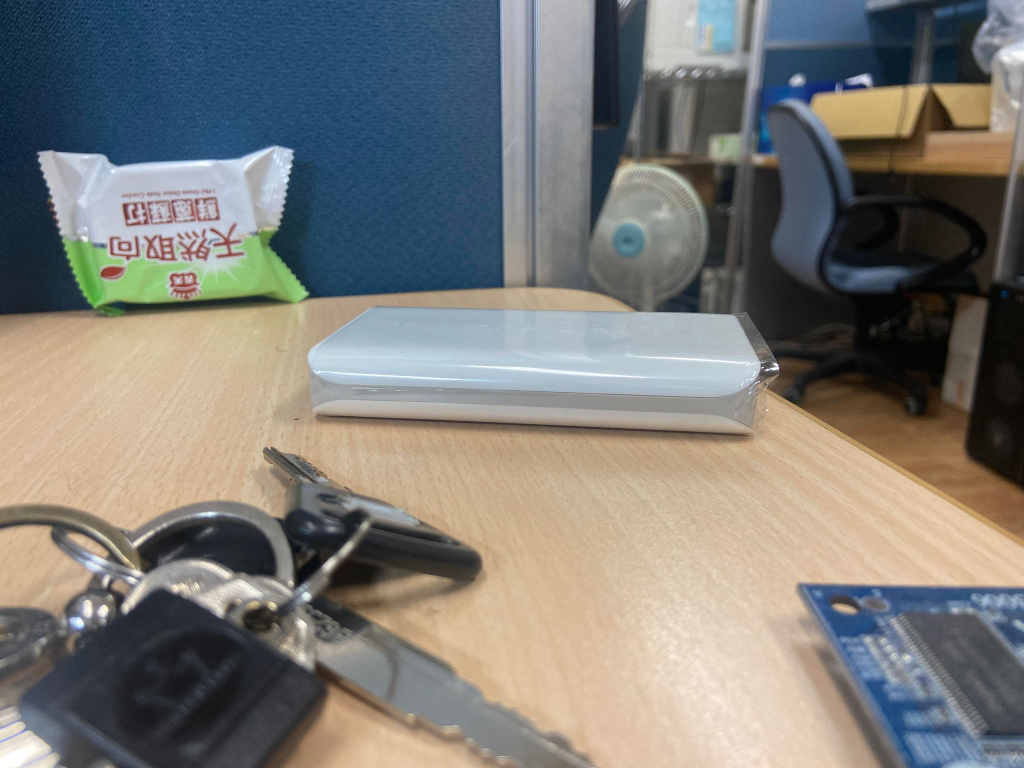
#> input picture data/raw/1.jpg, 2048 x 1536 px (shown at 1/2 size); its folder holds only this picture in this run
$ python main.py   (older library calls are emulated)
#> lines starting #> are read from the running program, lines starting #| are printed output that depends on the picture
import os
import cv2
import numpy as np
from tqdm import tqdm
import matplotlib.pyplot as plt
from scipy import ndimage

focal_stack_dir = './data/raw/'
lapla_stack_dir = './data/laplacian/'
sharpness_dir = './data/sharpness/'
align_dir = './data/align/'
# output directory
os.makedirs(lapla_stack_dir, exist_ok=True)
os.makedirs(sharpness_dir, exist_ok=True)
os.makedirs(align_dir, exist_ok=True)

# calculate sharpness by local variance of Laplacian
def local_variance(lapla, win_rows, win_cols):
    lapla_mean = ndimage.uniform_filter(lapla, (win_rows, win_cols))
    lapla_sqr_mean = ndimage.uniform_filter(lapla**2, (win_rows, win_cols))
    lapla_var = lapla_sqr_mean - lapla_mean**2
    lapla_var = cv2.blur(lapla_var, ksize=(win_rows, win_cols))
    return lapla_var

# read focal stack
focal_stack = []
for fname in sorted(os.listdir(focal_stack_dir)):
    img = cv2.imread(os.path.join(focal_stack_dir, fname))
#> img is the input picture: shape (1536, 2048, 3); mean B, G, R 119.6, 123.8, 125.2
    if img is None:
        print (f'Error opening image {fname}')
        exit(-1)
    focal_stack.append(img)
focal_stack = np.array(focal_stack)

N, H, W, C = focal_stack.shape
#> N = 1; H = 1536; W = 2048; C = 3

#%% alignment
# naive optimization
max_scale = 1.2
steps = 50
scale = np.arange(start=1, stop=max_scale, step=(max_scale-1)/steps)

for i, img in enumerate(focal_stack):
    # NOTE: 0.jpg is the image that focus on the nearest object
    if i == 0:
        cv2.imwrite(os.path.join(align_dir, f'0.jpg'), focal_stack[0])
        continue
    # use template matching to find the scaling ratio and offset parameters
    found = None
    for s in tqdm(scale):
        resized = cv2.resize(focal_stack[i], (int(W * s), int(H * s)))
        result = cv2.matchTemplate(resized, focal_stack[0], cv2.TM_CCOEFF)
        (_, correlation, _, location) = cv2.minMaxLoc(result)

        if found is None or correlation > found[0]:
            found = (correlation, location, s)

    _, (x, y), s = found
    print(f'focal stack [{i}] is matched using (s, x, y) = ({s}, {x}, {y})')
    aligned = cv2.resize(focal_stack[i], (int(W * s), int(H * s)))
    aligned = aligned[y:y+H, x:x+W]
    cv2.imwrite(os.path.join(align_dir, f'{i}.jpg'), aligned)
#> this loop made 1 pass

#%% sharpness
# calculate sharpness
lapla_stack = np.zeros((N, H, W))
lapla_var_stack = np.zeros((N, H, W))
win_rows, win_cols = H//20, W//20
#> win_rows = 76; win_cols = 102
for i, img in enumerate(focal_stack):
    gray = cv2.cvtColor(img, cv2.COLOR_BGR2GRAY)
    lapla = cv2.Laplacian(gray, ksize=5, ddepth=cv2.CV_32F)
    lapla = cv2.blur(lapla, ksize=(H//20, W//20))
    lapla_stack[i, :, :] = lapla
    cv2.imwrite(os.path.join(lapla_stack_dir, f'{i}.jpg'), lapla/np.max(lapla)*255)
    # calculate sharpness by local variance of Laplacian
    lapla_var = local_variance(lapla, win_rows, win_cols)
    lapla_var_stack[i, :, :] = lapla_var
    cv2.imwrite(os.path.join(lapla_stack_dir, f'var_{i}.jpg'), lapla_var/np.max(lapla_var)*255)
#> this loop made 1 pass
#> pass 1, `gray = cv2.cvtColor(img, cv2.COLOR_BGR2GRAY)`:
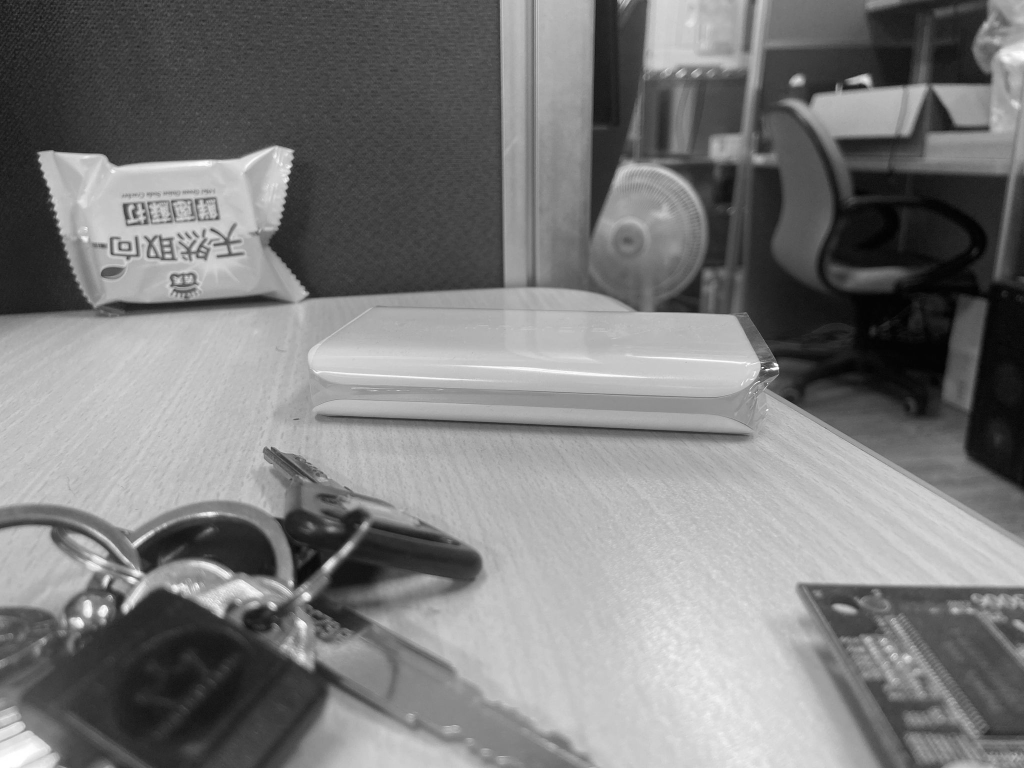
#> gray: shape (1536, 2048) (shown at 1/2 size); min 0, max 255, mean 123.7
#> pass 1, `lapla = cv2.Laplacian(gray, ksize=5, ddepth=cv2.CV_32F)`:
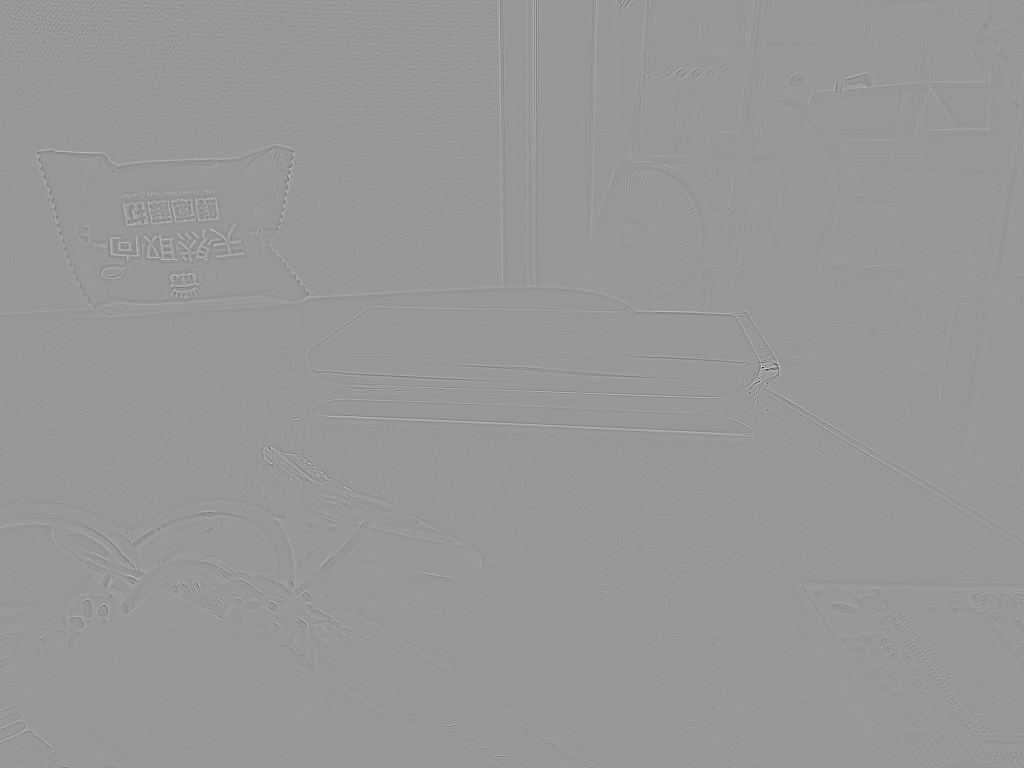
#> lapla: shape (1536, 2048) float32 (shown at 1/2 size); min -6394, max 4328, mean 0; drawn with min black and max white
#> pass 1, `lapla = cv2.blur(lapla, ksize=(H//20, W//20))`:
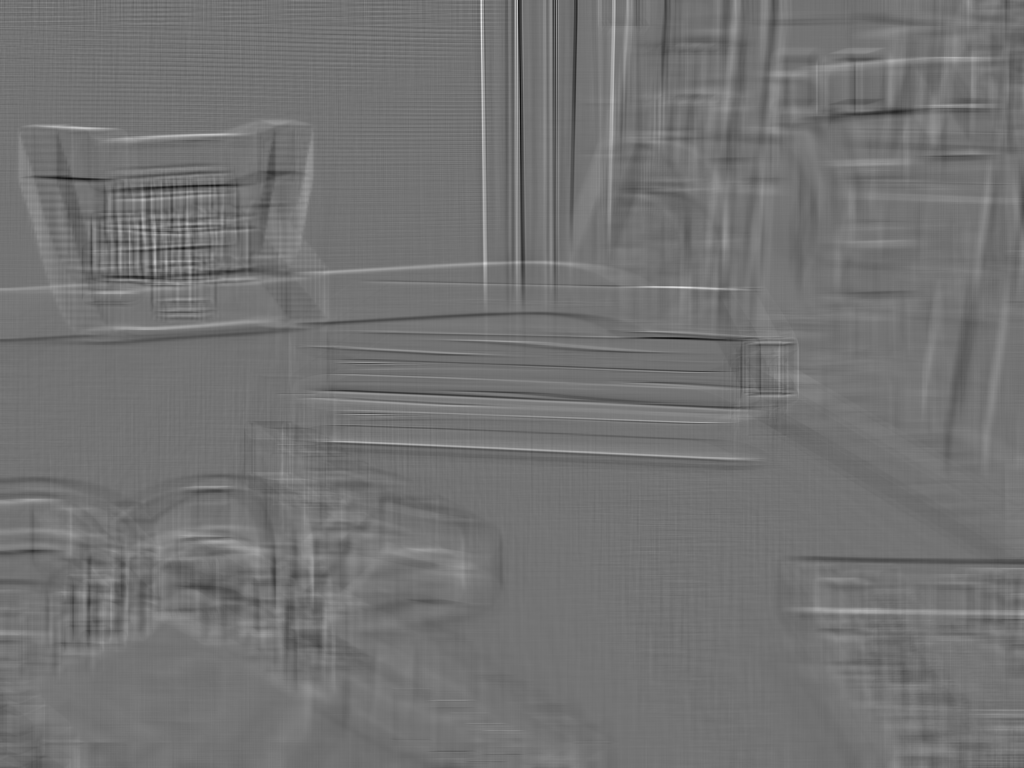
#> lapla: shape (1536, 2048) float32 (shown at 1/2 size); min -26.67, max 32.6, mean 0; drawn with min black and max white
#> pass 1, `cv2.imwrite(os.path.join(lapla_stack_dir, f'{i}.jpg'), lapla/np.max(la..`:
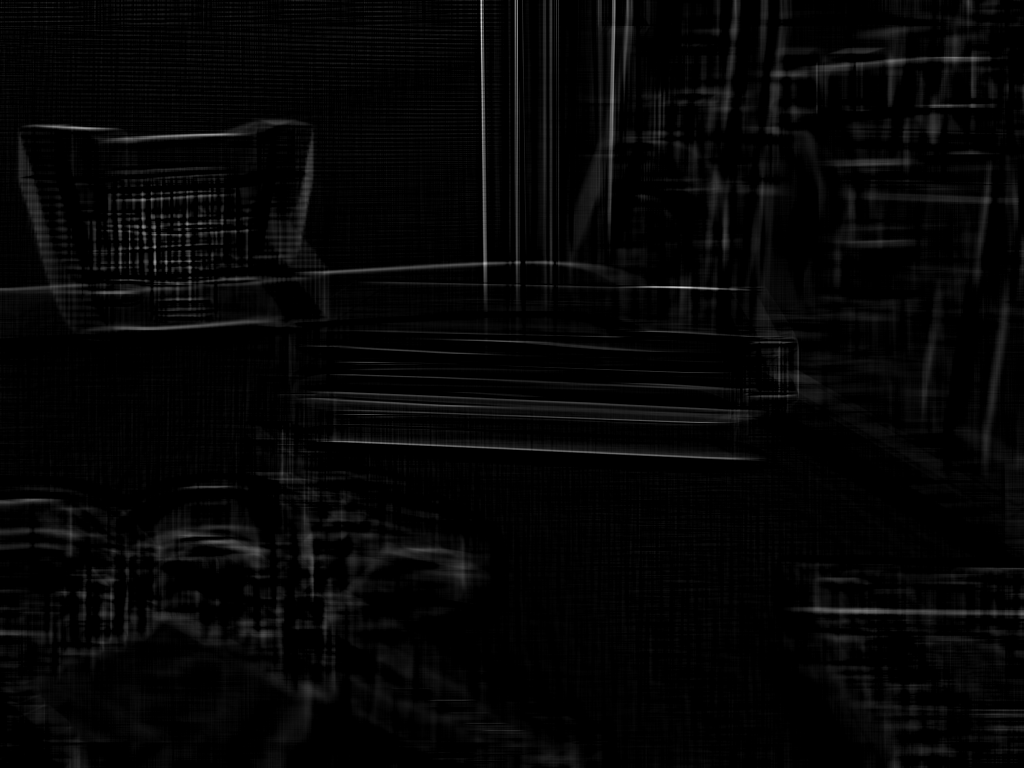
#> saved as 0.jpg: shape (1536, 2048) (shown at 1/2 size); min 0, max 255, mean 5.6


plt.figure()
sharpness = np.argmax(lapla_stack, axis=0)
#> sharpness: shape (1536, 2048) int64; every value is 0
plt.imshow(sharpness)
plt.colorbar(shrink=0.5)
plt.savefig(os.path.join(sharpness_dir, 'sharpness.jpg'))
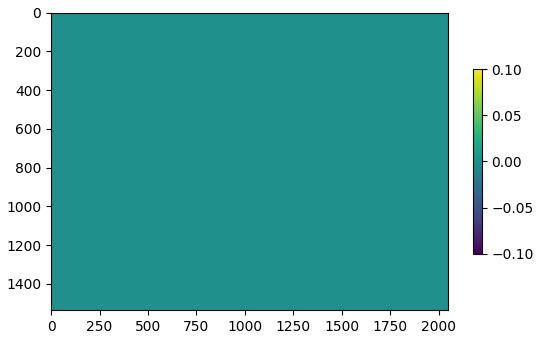
#> figure drawn by matplotlib, 2 panels

plt.figure()
sharpness = np.argmax(lapla_var_stack, axis=0)
# save sharpness for GUI
with open(os.path.join(sharpness_dir, 'sharpness.npy'), 'wb') as f:
    np.save(f, sharpness)
plt.imshow(sharpness)
plt.colorbar(shrink=0.5)
cv2.imwrite(os.path.join(sharpness_dir, 'sharpness_var.png'), sharpness)
plt.savefig(os.path.join(sharpness_dir, 'sharpness_var.jpg'))
